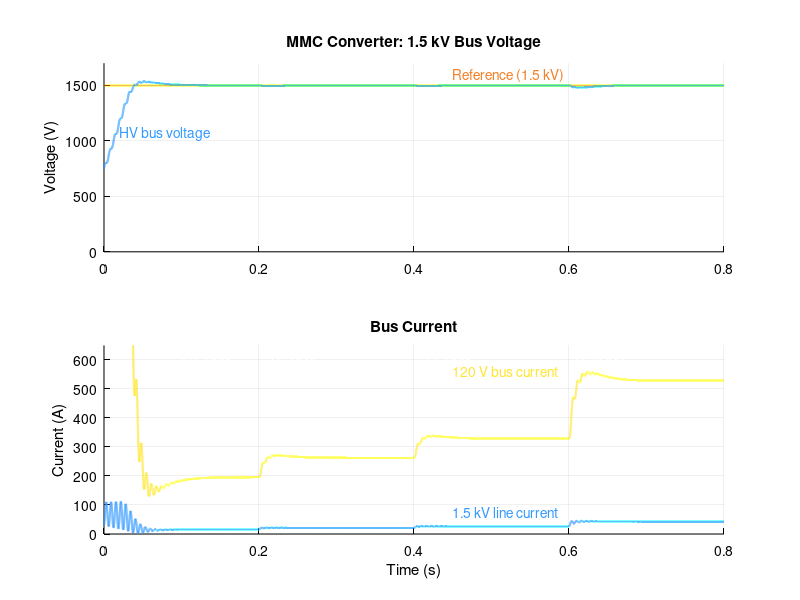

MATLAB code for this plot:
%% MMC intertie: bus current and voltage graph
% Part 1: bus current = power / voltage (same as the PV and battery rows of the table).
% Part 2: start-up and load steps (23.5 -> 31.5 -> 39.5 -> 63.4 kW) with a phase-shift PI controller.
% Calculated values; 
% Npar, Kp and Ki are calculated below.
if ~exist('mmcFromData','var'), clear; clc; close all; mmcFromData = false; end

%% Given values
V_LV  = 120;   V_ref = 1500;              % V
n     = 1.25;  rv = 10;                   % transformer ratio (HV/LV), MMC voltage ratio
f     = 200e3; Lleak = 3.7e-6;            % Hz, H
phi_rated = 0.35;                         % rad, phase shift for 1.5 kW per converter
L_line = 1e-3;                            % H
R_line = 0;                               % ohm (lossless line)
P_load = [23500 31500 39466.7 63400];     % W, load cases 1-3
use_1mF = false;                      % false: calculated capacitance (2 mF); true: 1 mF
t_step = [0.2 0.4 0.6];                   % s, load steps
dt = 1e-5;  Tend = 0.8;  N = round(Tend/dt);

%% Calculated values
% Bus capacitance: the capacitor alone must hold the bus within 5% during the biggest load step
% for the time the converter needs to respond:  C = 2*dP*dt / (V^2 - Vmin^2)
dP    = max(P_load) - min(P_load);        % W, biggest step between the load cases (39.9 kW)
dip   = 0.05;  t_resp = 5e-3;             % allowed dip (5%), response time in s
C_HV  = 2*dP*t_resp/(V_ref^2 - (V_ref*(1-dip))^2);      % F, 1.5 kV bus (about 1.82 mF)
C_LV  = 2*dP*t_resp/(V_LV^2  - (V_LV*(1-dip))^2);       % F, 120 V bus (about 284 mF)
C_HV_calc = C_HV;                         % F, calculated value
C_HV  = ceil(C_HV*2000)/2000;             % F, rounded up to the next 0.5 mF (2 mF)
if use_1mF, C_HV = 1e-3; end          % F, 1 mF option
C_RX  = C_HV;                             % F, receiving end same as sending end
Kc    = @(V) n*V_LV*V/(2*pi*rv*f*Lleak);  % W/rad, power coefficient
P1    = Kc(V_ref)*phi_rated*(1-phi_rated/pi);   % W, one converter at 0.35 rad (about 1.5 kW)
Npar  = ceil(max(P_load)/P1);             % converters in parallel to carry the largest case at 0.35 rad
x0    = P_load(1)/Npar/Kc(V_ref);
phi0  = (pi/2)*(1 - sqrt(1 - 4*x0/pi));   % rad, steady phase shift at the first case
g     = Npar*Kc(V_ref)*(1-2*phi0/pi)/V_ref/C_HV;   % (V/s)/rad, plant gain: bus voltage vs phase shift
w_res = 1/sqrt(L_line*C_HV);              % rad/s, LC resonance of the line
wc    = 0.5*w_res;                        % rad/s, loop crossover (half the resonance)
Kp    = wc/g;                             % rad/V
Ki    = Kp*wc/10;                         % rad/(V s), integral corner one decade below crossover

%% Values used
fprintf('\n=== VALUES USED ===\n');
fprintf('GIVEN: 120 V, 1500 V, n = 1.25, rv = 10, 200 kHz, 3.7 uH, phase shift 0.35 rad,\n');
fprintf('  line R = 0 ohm, line L = 1 mH, load cases 23.5 / 31.5 / 63.4 kW and their average 39.5 kW\n');
fprintf('CALCULATED: HV bus capacitance %.2f mF -> using %.2f mF, Npar = %d, Kp = %.4f, Ki = %.3f\n', C_HV_calc*1e3, C_HV*1e3, Npar, Kp, Ki);

if ~mmcFromData   % skipped when the data script reads this file

%% Part 1: bus current for the table
fprintf('\n=== BUS CURRENT ===\n');
for c = 1:numel(P_load)
    fprintf('%.1f kW: %.0f A on the 120 V bus, %.1f A on the 1.5 kV line\n', P_load(c)/1e3, P_load(c)/V_LV, P_load(c)/V_ref);
end

%% Part 2: simulation (starts at 50% of the HV reference and charges up)
V = 0.5*V_ref;  Vrx = V - 10;  I = P_load(1)/Vrx;  z = 0;
t = (0:N-1)*dt;
Vlog = zeros(1,N); Vrxlog = zeros(1,N); Ilog = zeros(1,N); I_LV = zeros(1,N);
for k = 1:N
    Pload = P_load(1 + sum(t(k) >= t_step));
    e   = V_ref - V;
    u   = Kp*e + Ki*z;
    phi = min(max(u,-pi/2),pi/2);
    if ~((u >= pi/2 && e > 0) || (u <= -pi/2 && e < 0)), z = z + e*dt; end
    P   = Npar*Kc(V)*phi*(1 - abs(phi)/pi);
    dV  = (P/V - I)/C_HV;
    dI  = (V - Vrx - R_line*I)/L_line;
    dVr = (I - Pload/Vrx)/C_RX;
    V = V + dV*dt;  I = I + dI*dt;  Vrx = Vrx + dVr*dt;
    Vlog(k) = V; Vrxlog(k) = Vrx; Ilog(k) = I; I_LV(k) = P/V_LV;
end

%% Graph
bg = [0.07 0.07 0.07];
figure(1); clf; set(gcf,'Color','w','Position',[100 100 900 650]);

ax1 = subplot(2,1,1); hold on; set(ax1,'Color',bg,'XColor','k','YColor','k','GridColor',[0.6 0.6 0.6]); grid on;
plot(t,V_ref*ones(1,N),'Color',[0.95 0.5 0.15],'LineWidth',1.5);
plot(t,Vlog,'Color',[0.2 0.6 1],'LineWidth',1.5);
ylabel('Voltage (V)','Color','k'); title('MMC Converter: 1.5 kV Bus Voltage','Color','k');
ylim([0 1700]);
text(0.45,V_ref+90,'Reference (1.5 kV)','Color',[0.95 0.5 0.15]);
text(0.02,Vlog(round(0.02/dt))-120,'HV bus voltage','Color',[0.2 0.6 1]);

ax2 = subplot(2,1,2); hold on; set(ax2,'Color',bg,'XColor','k','YColor','k','GridColor',[0.6 0.6 0.6]); grid on;
plot(t,I_LV,'Color',[1 0.9 0.2],'LineWidth',1.5);
plot(t,Ilog,'Color',[0.2 0.6 1],'LineWidth',1.5);
xlabel('Time (s)','Color','k'); ylabel('Current (A)','Color','k'); title('Bus Current','Color','k');
ylim([0 650]);
text(0.45,I_LV(round(0.75/dt))+35,'120 V bus current','Color',[1 0.9 0.2]);
text(0.45,Ilog(round(0.75/dt))+35,'1.5 kV line current','Color',[0.2 0.6 1]);
tl = [0.1 t_step+0.01];                   % label positions for each power case
for c = 1:numel(P_load)
    text(tl(c),610,sprintf('%.1f kW',P_load(c)/1e3),'Color','w');
end

%% Results
fprintf('\n=== RESULTS ===\n');
fprintf('HV bus reaches 1500 V (within 1%%) at %.3f s, overshoot %.1f V\n', t(find(abs(Vlog-V_ref) < 0.01*V_ref,1)), max(Vlog)-V_ref);
tb = [t_step Tend];
for c = 1:numel(P_load)
    s = min(round(tb(c)/dt),N);
    fprintf('%.1f kW: 120 V bus current %.0f A, line current %.1f A, receiving end %.0f V\n', P_load(c)/1e3, I_LV(s), Ilog(s), Vrxlog(s));
end
end
